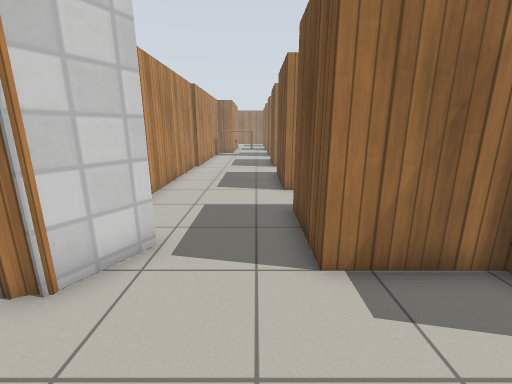
[1] (above)

17 first-person views from a walk through a Gazebo world. The camera is 1.2 m above the floor, tilts 14° down and sees 90° across. Floor lines are 1 m apart. The floor is counted in squares, 0.5 m on a side. Each view is taken from the middle of a square. On the plan, view 1 faces up. The plan holds only what a view shows up to about 17 squares ahead; the rest is blank. The place goes on beyond the plan. Simple patterns stand in for the simulator's built-in surfaces. Simple shapes stand in for some stock models.

[2]
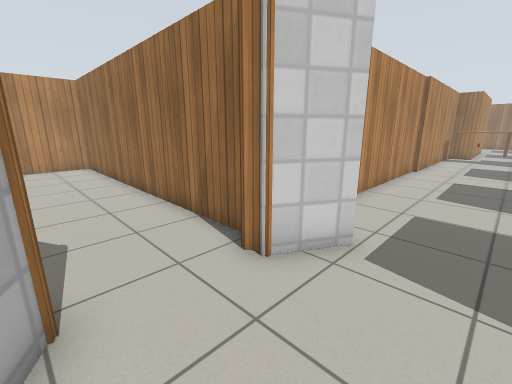

[3]
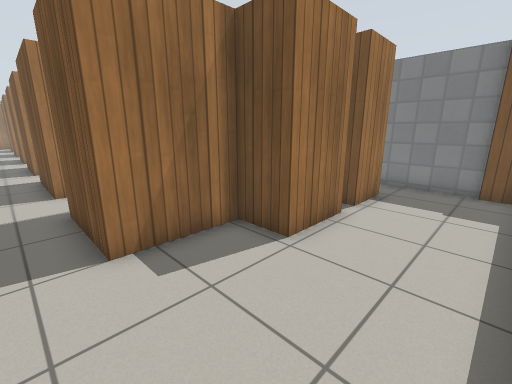

[4]
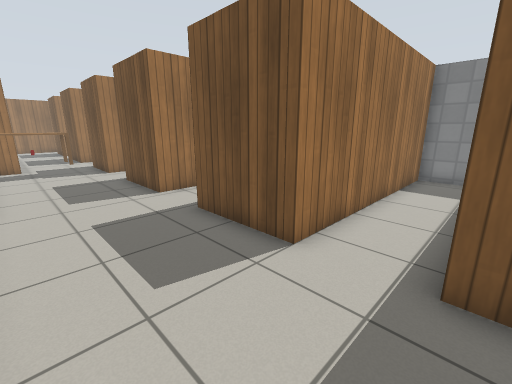

[5]
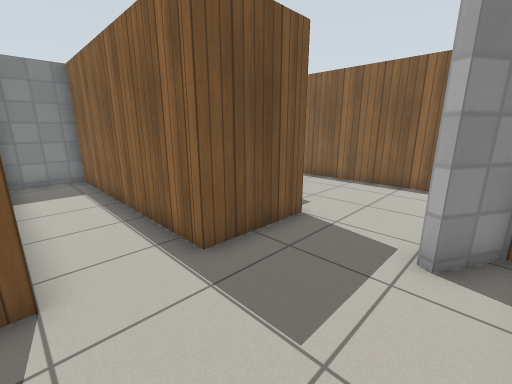

[6]
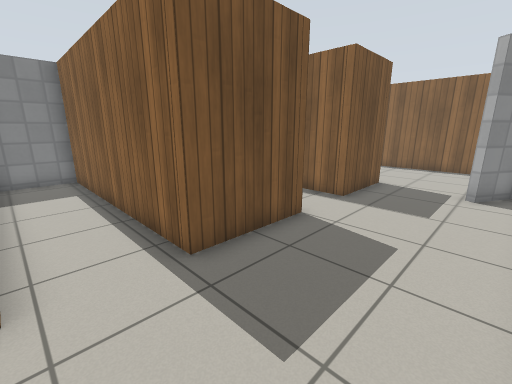

[7]
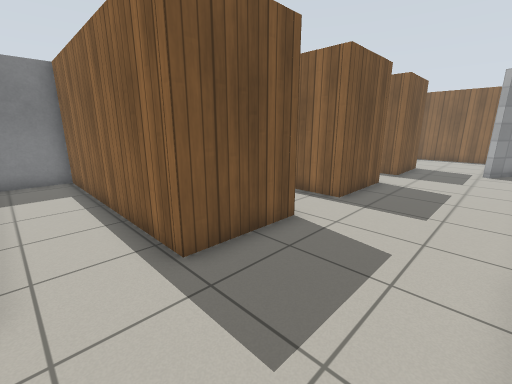

[8]
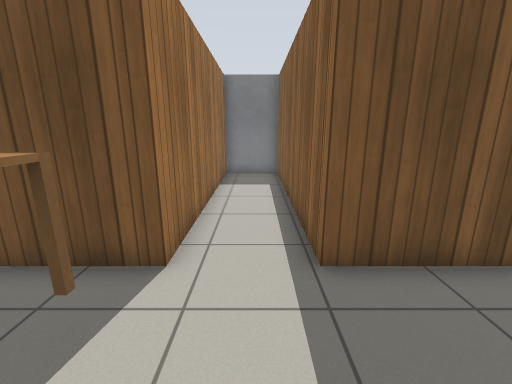

[9]
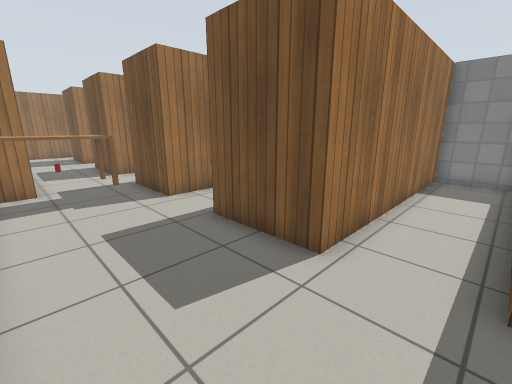

[10]
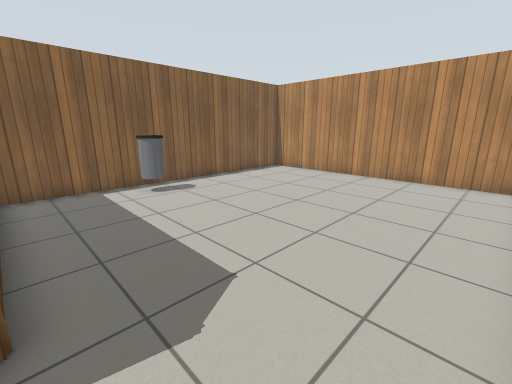

[11]
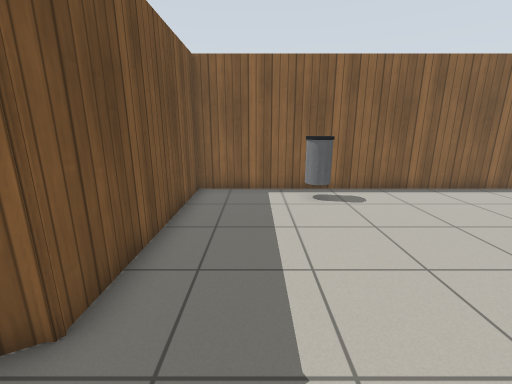

[12]
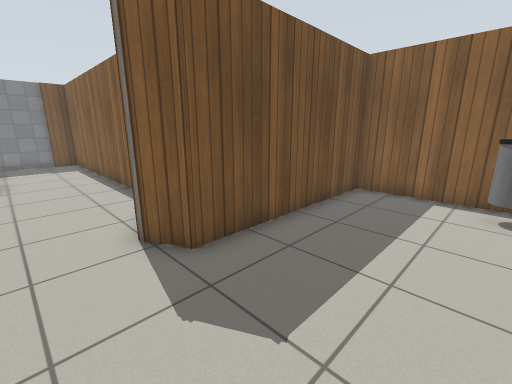

[13]
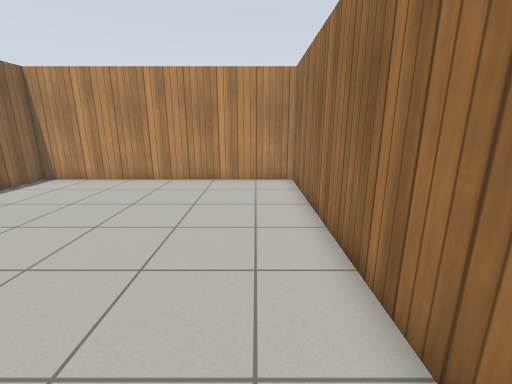

[14]
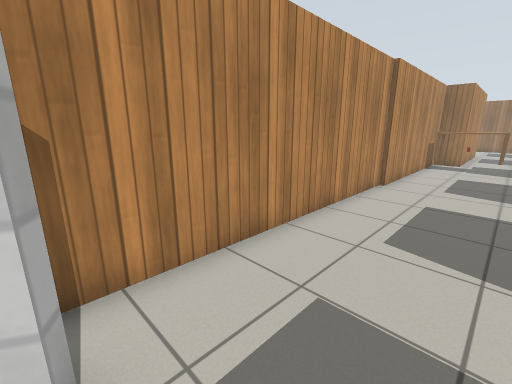

[15]
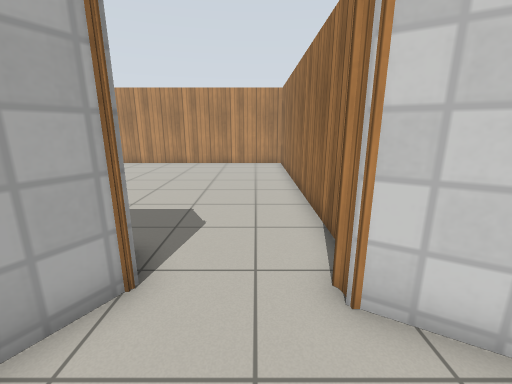

[16]
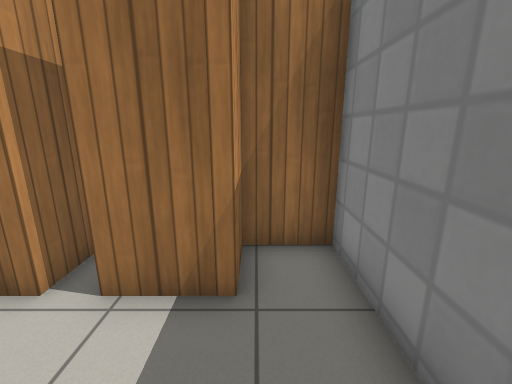

[17]
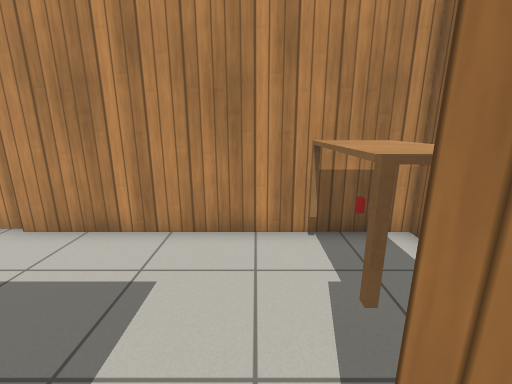

### Floor plan
Points are (right, up) in squares from view 1. A wall is a line through its corners. A room is listed if a view was taken in it or the views show most of it. See-through windows are left out.
Room 1 (views 1, 2, 3, 4, 5, 6, 7, 8, 9, 14, 15, 16, 17)
walls: (-2.1, 5) (-3, 3.4) (-3.7, 3.2); (6.8, 3.6) (6.8, 2.3) (4.3, 2.3) (4.3, 4) (1.1, 4) (1.1, 7.4) (10.8, 7.4) (10.8, 10) (1.1, 10) (1.1, 13.7) (10.8, 13.7) (10.8, 16.3) (1.1, 16.3) (1.1, 19.8) (10.8, 19.8) (10.8, 22.6) (1.1, 22.6) (1.1, 25.5); (-3.3, 3.6) (-2.3, 5.2); (-3.1, 3.3) (-3.4, 3.3); (-3.9, 16.5) (-3.9, 5.1); (-1.9, -1.6) (11.4, -1.6) (11.4, -0.4); (-4.7, -0.5) (-3.5, 0.1) (-2.2, -0.7); (11.6, -0.5) (11.6, 4) (9.7, 4) (9.7, 2.3) (7.7, 2.3) (7.7, 2.8); (-3.7, 25.5) (-3.7, 16.4)
ways out: opening at (-3.5, 1.5) to room 2
objects: table (-3, 23) to (0, 25)
Room 2 (views 10, 11, 12, 13)
walls: (-4.1, 3.8) (-18.1, 3.8) (-18.1, -8.1) (-4.7, -8.1) (-4.7, -0.5)
ways out: opening at (-3.5, 1.5) to room 1
objects: bin (-10, -7) to (-9, -6)

Where each view was taken, in squares from view 1:
view 1: 0 up, 0 right, facing up
view 2: 0 up, 0 right, facing up-left
view 3: 1 down, 0 right, facing up-right
view 4: 7 up, 3 left, facing up-right
view 5: 10 up, 3 left, facing down-right
view 6: 16 up, 3 left, facing down-right
view 7: 22 up, 3 left, facing down-right
view 8: 21 up, 3 left, facing right
view 9: 14 up, 3 left, facing up-right
view 10: 3 up, 5 left, facing down-left
view 11: 2 up, 7 left, facing down
view 12: 2 up, 9 left, facing down-right
view 13: 2 up, 6 left, facing left
view 14: 5 up, 0 right, facing up-left
view 15: 2 up, 0 right, facing left
view 16: 1 down, 10 right, facing up
view 17: 22 up, 2 right, facing left
